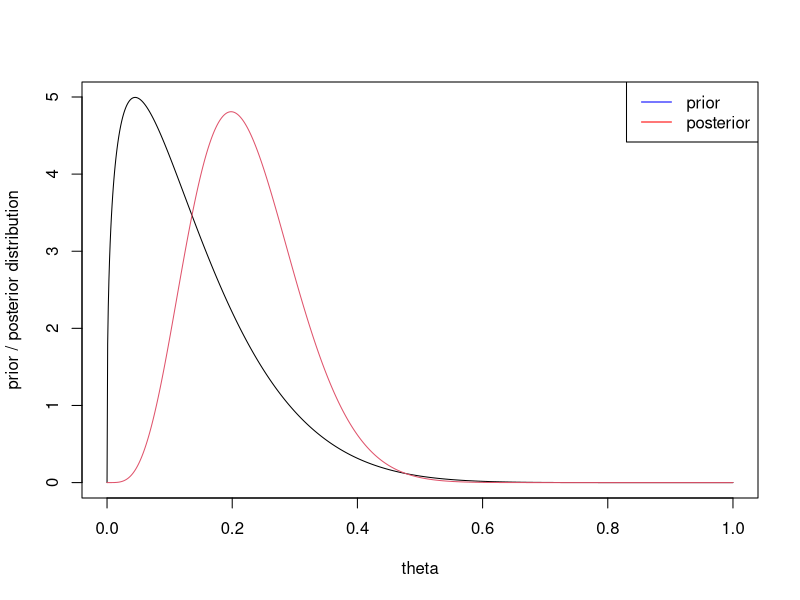
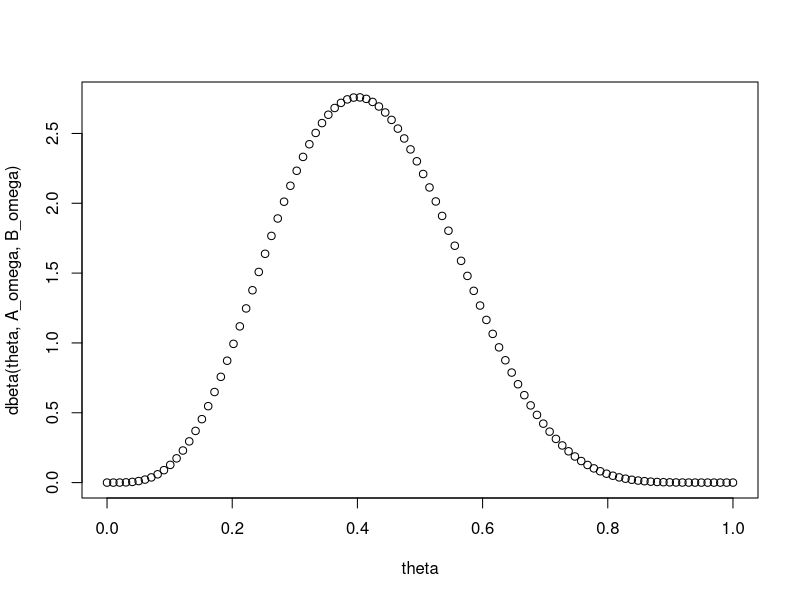
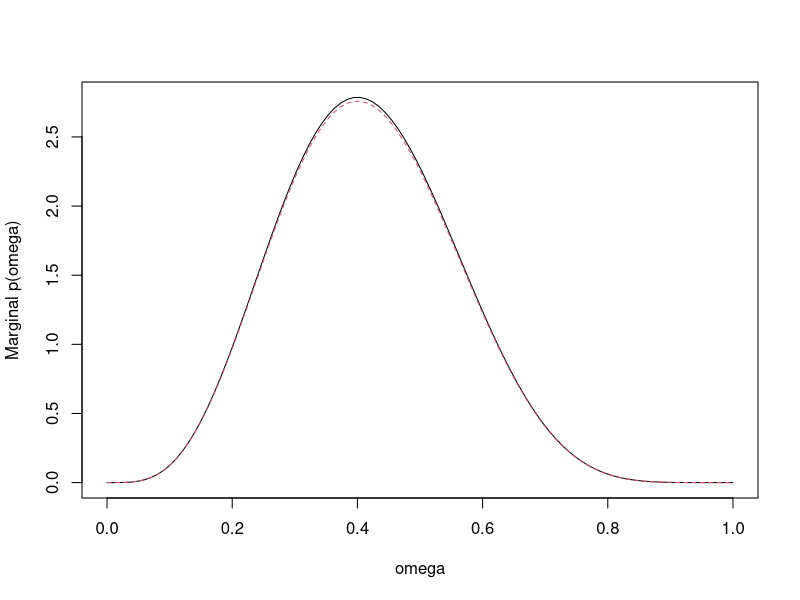
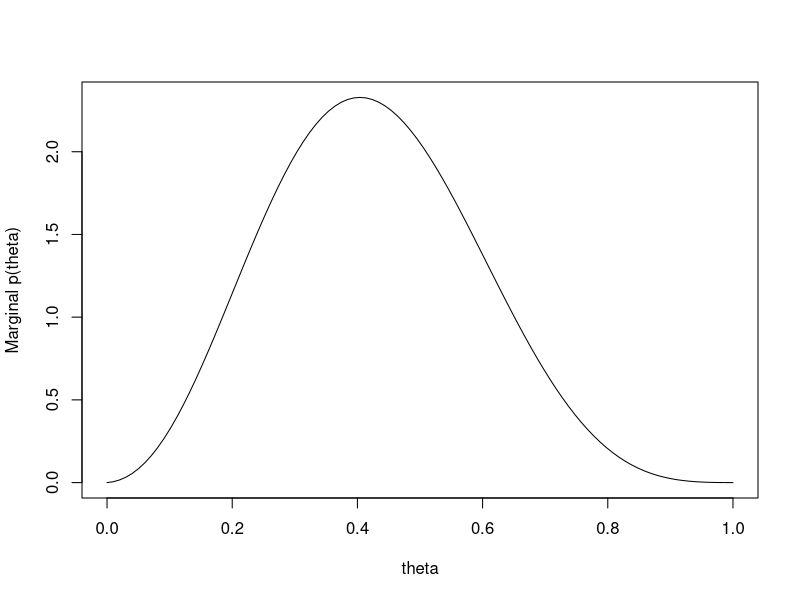
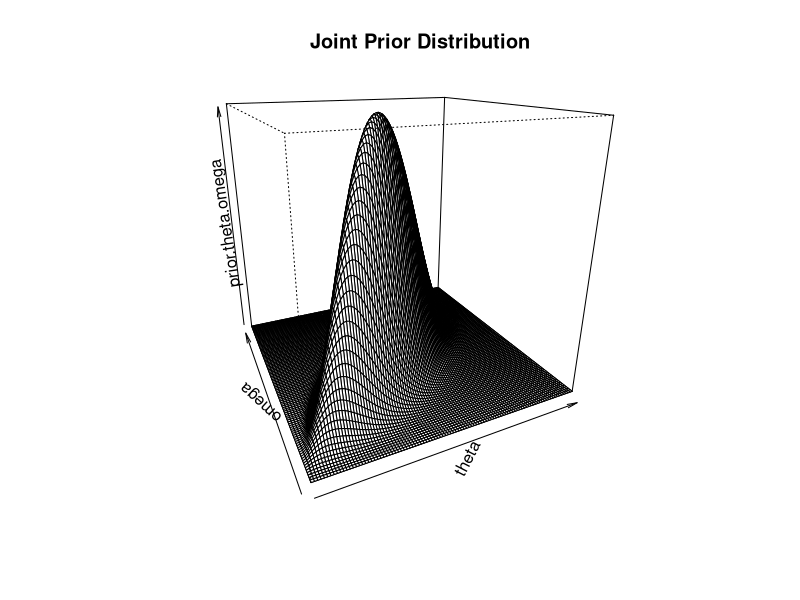
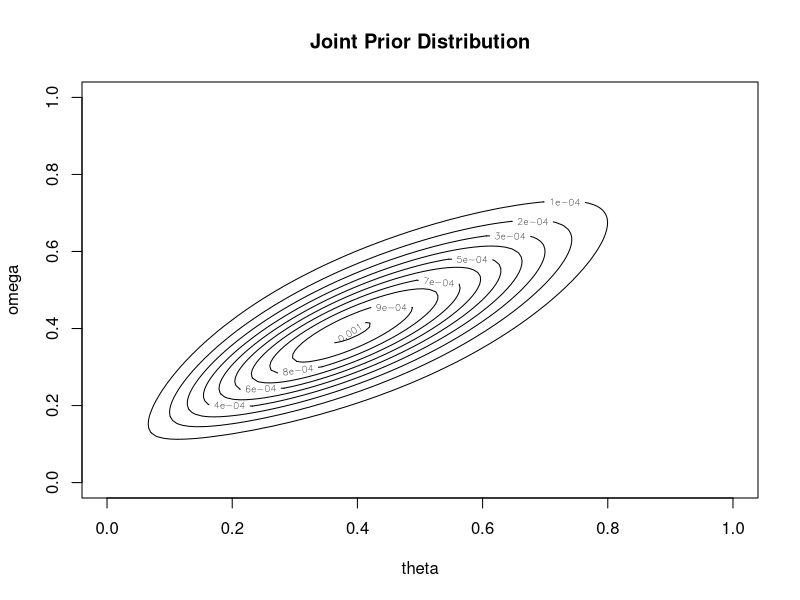
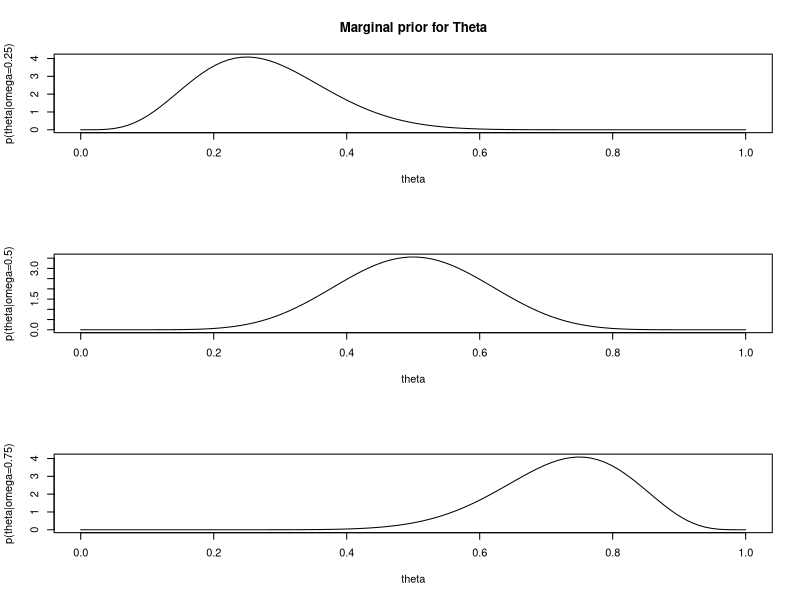
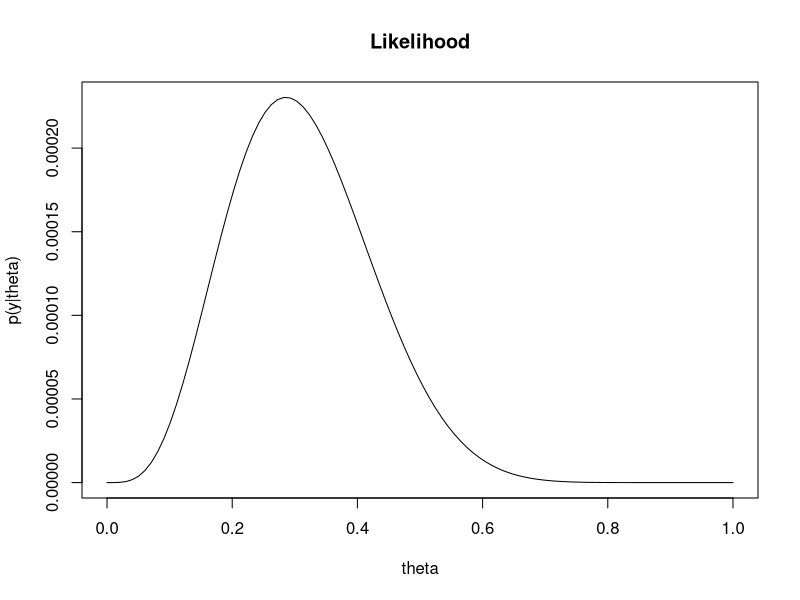

These figures' R source, in order:
## ---- chunk 1
knitr::opts_chunk$set(echo = TRUE)
## ---- chunk 2
Data<-c(s=14,k=4)
## ---- chunk 3
miu = 0.136
sig = 0.1034
commonPart = miu * (1 - miu) / (sig ^ 2) - 1
alpha = miu * commonPart
beta  = (1 - miu) * commonPart
(prior = c(a = alpha, b = beta))
## ---- chunk 4
(posterior<-c(prior[1] + Data[2], Data[1] - Data[2] + prior[2]))
## ---- chunk 5
theta = seq(0,1,length=1000)
matplot(theta, cbind(dbeta(theta,prior[1],prior[2]),
                     dbeta(theta,posterior[1],posterior[2])),
        type = "l", lty = 1, ylab = "prior / posterior distribution")

legend("topright",legend =c("prior","posterior"),lty=1,col=c("blue","red"))

#Compare
(empiricalTheta = Data[2] / Data[1])
## ---- chunk 6
theta   = omega = seq( 0 , 1 , length = 100)
A_omega = 0.4 * (12 - 2) + 1
B_omega = 12 - A_omega

plot(theta, dbeta(theta, A_omega, B_omega))
## ---- chunk 7
K = 20
## ---- chunk 8
jointPrior<-function(theta, omega, A_omega, B_omega, K){
  res = dbeta(omega, A_omega, B_omega) *
        dbeta(theta, omega * (K-2) + 1, (1 - omega) * (K-2) + 1)
  return(res)
}
## ---- chunk 9
dens = expand.grid(theta, omega)
colnames(dens) = c("theta","omega")

dens$prior = apply(dens, 1, function(z) jointPrior(z[1], z[2], A_omega,
                                                    B_omega, K))
prior.theta.omega = matrix(dens$prior, 100, 100)
prior.theta.omega = prior.theta.omega / sum(prior.theta.omega)
## ---- chunk 10
#Mariginal of omega
prior.omega.marginal = apply(prior.theta.omega, 2, sum)
prior.omega.marginal = prior.omega.marginal/sum(prior.omega.marginal) * 100

matplot(omega, cbind(prior.omega.marginal, dbeta(omega, A_omega,
        B_omega)), type = "l", ylab = "Marginal p(omega)")

#Marginal of theta
prior.theta.marginal = apply(prior.theta.omega, 1, sum)
prior.theta.marginal = prior.theta.marginal/sum(prior.theta.marginal) *100 

plot(theta, prior.theta.marginal, type = "l", ylab = "Marginal p(theta)")

#Joint distributoin of theta and omega
persp(theta, omega, prior.theta.omega, d = 1, theta = -25, phi = 20, 
      main="Joint Prior Distribution")

contour(x = omega, y = theta, z = prior.theta.omega, ylab = "omega", 
        xlab = "theta", main="Joint Prior Distribution")
## ---- chunk 11
par(mfrow=c(3,1))

#Omega = 0.25
prior.theta.omega.25 = jointPrior(theta, 0.25, A_omega, B_omega, K)
prior.theta.omega.25 = prior.theta.omega.25/sum(prior.theta.omega.25) *100

plot(theta, prior.theta.omega.25, type = "l", ylab = "p(theta|omega=0.25)",
     main = "Marginal prior for Theta")

#Omega = 0.5
prior.theta.omega.5 = jointPrior(theta, 0.5, A_omega, B_omega, K)
prior.theta.omega.5 = prior.theta.omega.5 / sum(prior.theta.omega.5) * 100

plot(theta, prior.theta.omega.5, type = "l", ylab="p(theta|omega=0.5)")

#Omega = 0.75
prior.theta.omega.75 = jointPrior(theta, 0.75, A_omega, B_omega, K)
prior.theta.omega.75 = prior.theta.omega.75 /sum(prior.theta.omega.75) *100

plot(theta, prior.theta.omega.75, type = "l", ylab = "p(theta|omega=0.75)")
## ---- chunk 12
par(mfrow=c(1,1))

likeli = function(theta, s, k){
  theta ^ k * (1 - theta) ^ (s - k)
}

likelihood = likeli(theta, 14, 4)

plot(theta, likelihood, type = "l", ylab = "p(y|theta)", main="Likelihood")
## ---- chunk 13
posterior = apply(prior.theta.omega, 2, function(z) z * likelihood)
posterior = posterior / sum(posterior)

persp(theta, omega, posterior, d = 1, theta = -25, phi = 20, 
      main = "Joint Posterior Distribution")

contour(x = omega, y = theta, z = posterior, ylab = "omega", 
        xlab = "theta", main = "Joint Posterior Distribution")

posterior.omega.marginal = apply(posterior, 2, sum)
posterior.omega.marginal = posterior.omega.marginal /
                           sum(posterior.omega.marginal) * 100

plot(omega, posterior.omega.marginal, type = "l")

posterior.theta.marginal = apply(posterior, 1, sum)
posterior.theta.marginal = posterior.theta.marginal /
                           sum(posterior.theta.marginal) * 100

plot(theta, posterior.theta.marginal, type = "l")
## ---- chunk 14
par(mfrow=c(3,1))

#Omega=0.25
post.theta.omega.25 = posterior[, 26]
post.theta.omega.25 = post.theta.omega.25 / sum(post.theta.omega.25) * 100

plot(theta, post.theta.omega.25, type = "l", 
     ylab = "p(theta|omega=0.25,y)", main = "Marginal posterior for Theta")

#Omega=0.5
post.theta.omega.5 = posterior[, 50]
post.theta.omega.5 = post.theta.omega.5 / sum(post.theta.omega.5) * 100

plot(theta, post.theta.omega.5, type = "l", ylab = "p(theta|omega=0.5,y)")

#Omega=0.75
post.theta.omega.75 = posterior[, 75]
post.theta.omega.75 = post.theta.omega.75 / sum(post.theta.omega.75) * 100

plot(theta, post.theta.omega.75, type = "l", ylab ="p(theta|omega=0.75,y)")
## ---- chunk 15
par(mfrow=c(1,1))
matplot(theta, cbind(prior.theta.marginal, posterior.theta.marginal),
        type = "l")
matplot(omega, cbind(prior.omega.marginal, posterior.omega.marginal), 
        type = "l")
